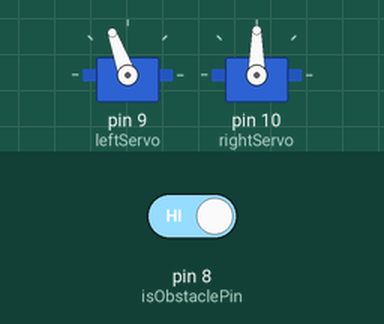
The sketch below on a simulated Arduino Uno, built with avr-gcc and run on an emulated ATmega328P. Parts: 2 × servo. Inputs (shaded band) come from the test bench; at power-on: pin 8 (isObstaclePin) HIGH.

Above: at 1.2 s.
1.3 s: pin 8 (isObstaclePin) driven LOW
At 2.5 s:
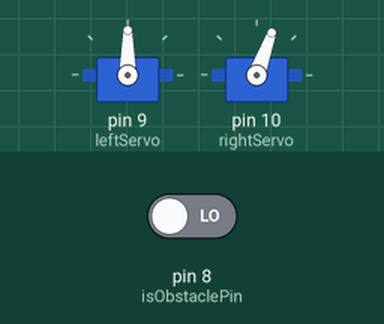
2.8 s: pin 8 (isObstaclePin) driven HIGH
At 3.7 s:
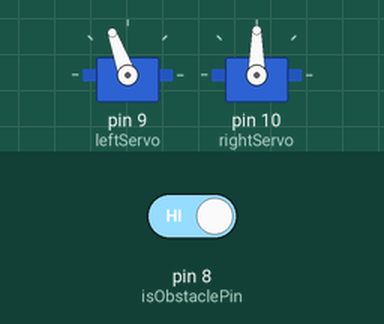
Timing chart, 0 to 5.8 s (numbered marks = the images above; inputs shaded):
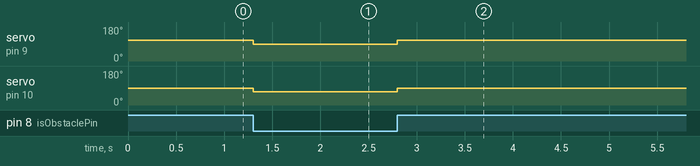

Measured:
- after the input at 1.3 s, servo on pin 9 (leftServo): 110° → 90° at once; servo on pin 10 (rightServo): 90° → 70° at once
- after the input at 2.8 s, servo on pin 9 (leftServo): 90° → 110° at once; servo on pin 10 (rightServo): 70° → 90° at once

The sketch:

DrunkDriversDoubleD.ino
```cpp
#include <Servo.h>

// ------ Servo init -------
// 45-90-135
Servo leftServo;
Servo rightServo;

// ------ LED init -------
int isObstaclePin = 8; // This is our input pin
int isObstacle = HIGH; // HIGH MEANS NO OBSTACLE

int high = 20;
int slow = 10;

int above = 90 + high;
int below = 90 - high;

int slowAbove = 90 + slow;
int slowBelow = 90 - slow;

int Stop = 90;

void setup() {
  leftServo.attach(9);            //Pin 9 for Servo Output
  rightServo.attach(10);          // Pin 10 for Servo Output
  pinMode(isObstaclePin, INPUT);
  Serial.begin(9600);
}

void loop() {
  isObstacle = digitalRead(isObstaclePin);
  //
  // if line
  //  rightForward()
  //  leftSlow()
  // if no line
  //  rightSlow()
  //  leftFoward()
  //
  //
  //
  if (isObstacle == LOW) {
    leftStop();
    rightForward();
  } else {
    rightStop();
    leftForward();
  }
}

void leftForward(){leftServo.write(above);}
void rightForward(){rightServo.write(below);}

void leftbackward(){leftServo.write(below);  }
void rightBackward(){rightServo.write(above);}

void leftStop(){leftServo.write(Stop);}
void rightStop(){rightServo.write(Stop);}

void leftSlow(){leftServo.write(slowAbove);}
void rightSlow(){rightServo.write(slowBelow);}
```
